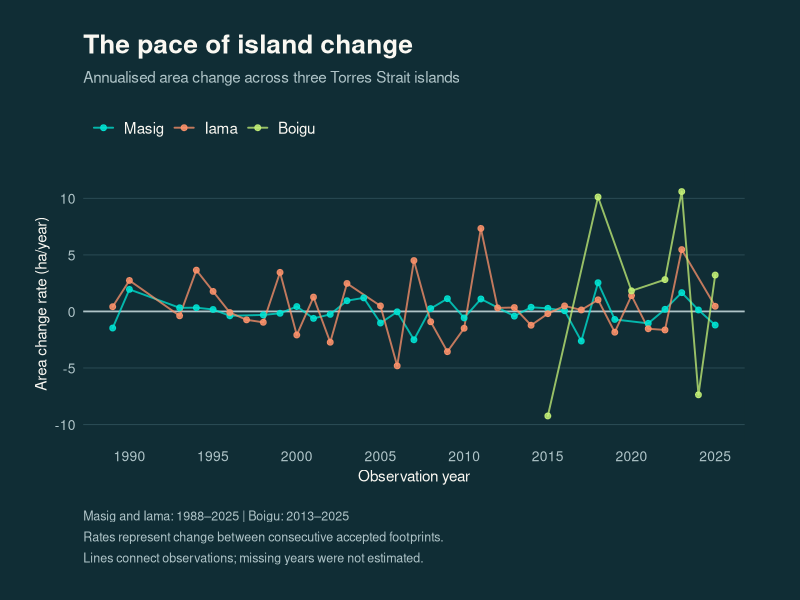
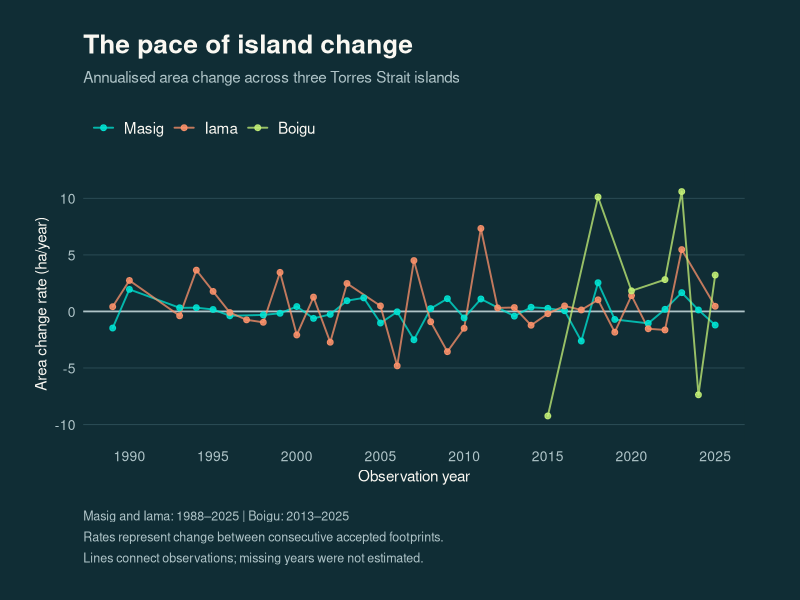

R code for these plots, in order:
# Annualised island area change rates in the Torres Strait
# Kendra Sturdee
#
# Compares annualised area change between accepted footprints
# across Masig, Iama and Boigu.
# Lines connect observations; missing years are not estimated.

library(ggplot2)
library(dplyr)
library(readr)
library(here)

# Load processed morphology data

masig <- read_csv(
  here("data", "processed", "Masig_05_AnnualMorphology_Diagnostics.csv"),
  show_col_types = FALSE
)

iama <- read_csv(
  here("data", "processed", "Iama_04_AnnualMorphology_Diagnostics.csv"),
  show_col_types = FALSE
)

boigu <- read_csv(
  here("data", "processed", "Boigu_AnnualMorphology_2013_2025.csv"),
  show_col_types = FALSE
)

# Calculate annualised change between accepted observations

prepare_rates <- function(data, island) {
  
  stopifnot(all(c("Year", "Area_ha") %in% names(data)))
  
  result <- data %>%
    transmute(
      Island = island,
      Year = as.integer(Year),
      Area_ha = as.numeric(Area_ha)
    ) %>%
    arrange(Year)
  
  if (
    nrow(result) < 2 ||
    anyNA(result$Year) ||
    any(!is.finite(result$Area_ha)) ||
    any(result$Area_ha <= 0) ||
    anyDuplicated(result$Year)
  ) {
    stop("Invalid annual morphology data for ", island)
  }
  
  result %>%
    mutate(
      Previous_year = lag(Year),
      Interval_years = Year - Previous_year,
      Area_change_ha = Area_ha - lag(Area_ha),
      Rate_ha_year = Area_change_ha / Interval_years
    ) %>%
    filter(!is.na(Rate_ha_year))
}

# Combine island records

rate_data <- bind_rows(
  prepare_rates(masig, "Masig"),
  prepare_rates(iama, "Iama"),
  prepare_rates(boigu, "Boigu")
)

rate_data$Island <- factor(
  rate_data$Island,
  levels = c("Masig", "Iama", "Boigu")
)

# Verify observation intervals

stopifnot(
  all(rate_data$Interval_years > 0),
  all(is.finite(rate_data$Rate_ha_year))
)

rate_summary <- rate_data %>%
  group_by(Island) %>%
  summarise(
    Intervals = n(),
    Mean_rate = mean(Rate_ha_year),
    Minimum_rate = min(Rate_ha_year),
    Maximum_rate = max(Rate_ha_year),
    .groups = "drop"
  )

print(rate_summary)

# StoryMap colour palette

island_colours <- c(
  Masig = "#00E5D4",
  Iama = "#FF936B",
  Boigu = "#C5F277"
)

ocean <- "#102D35"
ivory <- "#FAF8F2"
muted <- "#AFC4C8"
grid_colour <- "#294A53"

# Create combined annualised area change figure

figure5 <- ggplot(
  rate_data,
  aes(
    x = Year,
    y = Rate_ha_year,
    colour = Island,
    group = Island
  )
) +
  geom_hline(
    yintercept = 0,
    colour = muted,
    linewidth = 0.6
  ) +
  geom_line(
    linewidth = 0.65,
    alpha = 0.75,
    lineend = "round"
  ) +
  geom_point(
    size = 1.7,
    alpha = 0.85
  ) +
  scale_colour_manual(
    values = island_colours
  ) +
  scale_x_continuous(
    breaks = seq(1990, 2025, 5),
    limits = c(1988, 2026),
    expand = expansion(mult = c(0.02, 0.02))
  ) +
  scale_y_continuous(
    breaks = scales::breaks_pretty(n = 6),
    expand = expansion(mult = c(0.12, 0.12))
  ) +
  labs(
    title = "The pace of island change",
    subtitle = "Annualised area change across three Torres Strait islands",
    x = "Observation year",
    y = "Area change rate (ha/year)",
    colour = NULL,
    caption = paste0(
      "Masig and Iama: 1988–2025 | Boigu: 2013–2025\n",
      "Rates represent change between consecutive accepted footprints.\n",
      "Lines connect observations; missing years were not estimated."
    )
  ) +
  theme_minimal(base_size = 12) +
  theme(
    plot.background = element_rect(
      fill = ocean,
      colour = NA
    ),
    panel.background = element_rect(
      fill = ocean,
      colour = NA
    ),
    plot.title = element_text(
      colour = ivory,
      face = "bold",
      size = 19,
      margin = margin(b = 8)
    ),
    plot.subtitle = element_text(
      colour = muted,
      size = 11,
      margin = margin(b = 15)
    ),
    axis.title = element_text(
      colour = ivory,
      size = 11
    ),
    axis.text = element_text(
      colour = muted,
      size = 10
    ),
    panel.grid.major.y = element_line(
      colour = grid_colour,
      linewidth = 0.35
    ),
    panel.grid.major.x = element_blank(),
    panel.grid.minor = element_blank(),
    axis.ticks = element_blank(),
    legend.position = "top",
    legend.justification = "left",
    legend.text = element_text(
      colour = ivory,
      size = 11
    ),
    legend.key = element_rect(
      fill = ocean,
      colour = NA
    ),
    legend.background = element_rect(
      fill = ocean,
      colour = NA
    ),
    plot.caption = element_text(
      colour = muted,
      size = 9,
      hjust = 0,
      lineheight = 1.4,
      margin = margin(t = 18)
    ),
    plot.margin = margin(25, 40, 25, 25)
  )

# Preview figure

print(figure5)

# Save final figure

dir.create(
  here("figures"),
  showWarnings = FALSE
)

ggsave(
  filename = here("figures", "05_AnnualAreaChangeRates.png"),
  plot = figure5,
  width = 11,
  height = 7,
  dpi = 300,
  bg = ocean
)
